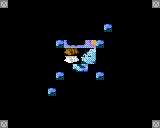

A 2D game scene composited from a Tiled map and its tileset images. What follows is a short description and the map's XML, with every tile layer's data as written:
An orthogonal 20x16 tile map with 8x8 px tiles, 3 tile layers (Background, Collision, Overlap).

<map version="1.0" orientation="orthogonal" renderorder="right-down" width="20" height="16" tilewidth="8" tileheight="8" nextobjectid="1">
 <tileset firstgid="1" name="char_sheet" tilewidth="8" tileheight="8" tilecount="1024">
  <image source="char_sheet.png" width="256" height="256" />
 </tileset>
 <layer name="Background" width="20" height="16">
  <data encoding="csv">
63,0,0,0,0,0,0,0,0,0,0,0,0,0,0,0,0,0,0,63,
0,0,0,0,0,0,0,0,0,0,0,0,0,0,0,0,0,0,0,0,
0,0,0,0,0,0,0,0,0,0,0,0,0,0,0,0,0,0,0,0,
0,0,0,0,0,0,0,0,0,0,0,0,0,0,0,0,0,0,0,0,
0,0,0,0,0,0,0,0,0,0,0,0,0,0,0,0,0,0,0,0,
0,0,0,0,0,0,0,0,0,0,0,0,0,0,0,0,0,0,0,0,
0,0,0,0,0,0,0,0,0,0,0,0,0,0,0,0,0,0,0,0,
0,0,0,0,0,0,0,0,0,0,0,0,0,0,0,0,0,0,0,0,
0,0,0,0,0,0,0,0,0,0,0,0,0,0,0,0,0,0,0,0,
0,0,0,0,0,0,0,0,0,0,0,0,0,0,0,0,0,0,0,0,
0,0,0,0,0,0,0,0,0,0,0,0,0,0,0,0,0,0,0,0,
0,0,0,0,0,0,0,0,0,0,0,0,0,0,0,0,0,0,0,0,
0,0,0,0,0,0,0,0,0,0,0,0,0,0,0,0,0,0,0,0,
0,0,0,0,0,0,0,0,0,0,0,0,0,0,0,0,0,0,0,0,
0,0,0,0,0,0,0,0,0,0,0,0,0,0,0,0,0,0,0,0,
63,0,0,0,0,0,0,0,0,0,0,0,0,0,0,0,0,0,0,63
</data>
 </layer>
 <layer name="Collision" width="20" height="16">
  <data encoding="csv">
0,0,0,0,0,0,0,0,0,0,0,0,0,0,0,0,0,0,0,0,
0,0,0,0,0,0,0,0,0,0,0,0,0,0,0,0,0,0,0,0,
0,0,0,0,0,0,0,0,0,0,0,0,0,0,0,0,0,0,0,0,
0,0,0,0,0,0,0,0,0,0,0,0,0,441,0,0,0,0,0,0,
0,0,0,0,0,0,0,0,0,0,0,0,0,0,0,0,0,0,0,0,
0,0,0,0,0,0,0,441,0,0,0,0,441,0,0,0,0,0,0,0,
0,0,0,0,0,0,0,0,0,0,0,0,0,0,0,0,0,0,0,0,
0,0,0,0,0,0,0,0,405,406,407,408,0,0,0,0,0,0,0,0,
0,0,0,0,0,0,0,0,0,439,440,0,0,0,0,0,0,0,0,0,
0,0,0,0,0,0,0,441,0,0,0,0,441,0,0,0,0,0,0,0,
0,0,0,0,0,0,0,0,0,0,0,0,0,0,0,0,0,0,0,0,
0,0,0,0,0,0,441,0,0,0,0,0,0,0,0,0,0,0,0,0,
0,0,0,0,0,0,0,0,0,0,0,0,0,0,0,0,0,0,0,0,
0,0,0,0,0,0,0,0,0,0,0,0,0,0,0,0,0,0,0,0,
0,0,0,0,0,0,0,0,0,0,0,0,0,0,0,0,0,0,0,0,
0,0,0,0,0,0,0,0,0,0,0,0,0,0,0,0,0,0,0,0
</data>
 </layer>
 <layer name="Overlap" width="20" height="16">
  <data encoding="csv">
0,0,0,0,0,0,0,0,0,0,0,0,0,0,0,0,0,0,0,0,
0,0,0,0,0,0,0,0,0,0,0,0,0,0,0,0,0,0,0,0,
0,0,0,0,0,0,0,0,0,0,0,0,0,0,0,0,0,0,0,0,
0,0,0,0,0,0,0,0,0,0,0,0,0,0,0,0,0,0,0,0,
0,0,0,0,0,0,0,0,0,0,0,0,0,0,0,0,0,0,0,0,
0,0,0,0,0,0,0,0,341,342,343,344,0,0,0,0,0,0,0,0,
0,0,0,0,0,0,0,0,373,374,375,376,0,0,0,0,0,0,0,0,
0,0,0,0,0,0,0,0,0,0,0,0,0,0,0,0,0,0,0,0,
0,0,0,0,0,0,0,0,0,0,0,0,0,0,0,0,0,0,0,0,
0,0,0,0,0,0,0,0,0,0,0,0,0,0,0,0,0,0,0,0,
0,0,0,0,0,0,0,0,0,0,0,0,0,0,0,0,0,0,0,0,
0,0,0,0,0,0,0,0,0,0,0,0,0,0,0,0,0,0,0,0,
0,0,0,0,0,0,0,0,0,0,0,0,0,0,0,0,0,0,0,0,
0,0,0,0,0,0,0,0,0,0,0,0,0,0,0,0,0,0,0,0,
0,0,0,0,0,0,0,0,0,0,0,0,0,0,0,0,0,0,0,0,
0,0,0,0,0,0,0,0,0,0,0,0,0,0,0,0,0,0,0,0
</data>
 </layer>
</map>